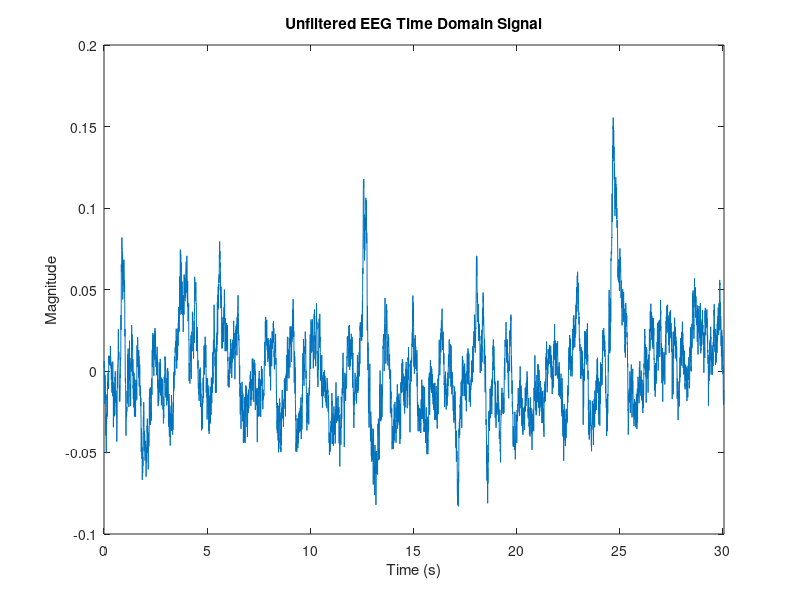

Source code (MATLAB): (Note: this script raises an error after producing the figure.)
%EEG 
%input time domain 

data = load('EEGdata_assignment4.mat');

EEG = data.EEGa4;
Fs = data.Fs;
time = [0.005:1/Fs:length(EEG)*1/Fs];
EEG = EEG';

figure(1)
plot(time, EEG)
title('Unfiltered EEG Time Domain Signal');
xlabel('Time (s)')
ylabel('Magnitude')
xlim([0 30.05]);

[eeg_mag, eeg_ph, eeg_f] = fourier_dt(EEG, Fs, 'half');

figure(2)
plot(eeg_f, eeg_mag)
title('Unfiltered EEG Magnitude Spectrum');
xlabel('Frequency (Hz)')
ylabel('Magnitude')

figure(3)
plot(eeg_f, eeg_ph)
title('Unfiltered EEG Phase Spectrum');
xlabel('Frequency (Hz)')
ylabel('Phase')


%%
%IIR filter
data = load('EEGdata_assignment4.mat');

EEG = data.EEGa4;
Fs = data.Fs;

[eeg_mag_1, eeg_ph_1, eeg_f_1] = fourier_dt(EEG, Fs, 'half');

%zoomed in magnitude spec
figure(1)  
plot(eeg_f_1, eeg_mag_1)
xlabel('Frequency (Hz)')
ylabel('Magnitude')
xlim([58 62])
ylim([0 12e-4])

eeg_filtered = filter (EEG_IIR, EEG);
[eeg_filtered_mag, eeg_filtered_ph, eeg_filtered_f] = fourier_dt(eeg_filtered, Fs, 'half');

time = [0.005:1/Fs:length(EEG)*1/Fs];
eeg_filtered = eeg_filtered';

%fltered time domain
figure(2)
plot(time, eeg_filtered)
title('IIR Filtered EEG Time Domain Signal');
xlabel('Time (s)')
ylabel('Magnitude')
xlim([0 30.05]);

%filtered mag and phase spec
%zoomed
figure(3)
plot(eeg_filtered_f, eeg_filtered_mag)
xlabel('Frequency (Hz)')
ylabel('Magnitude')
xlim([58 62])
ylim([0 12e-4])

%no zoom
figure(4)
plot(eeg_filtered_f, eeg_filtered_mag)
xlabel('Frequency (Hz)')
ylabel('Magnitude')
%xlim([58 62])
%ylim([0 12e-4])
title('IIR Filtered EEG Magnitude Spectrum');

figure(5)
plot(eeg_filtered_f, eeg_filtered_ph)
xlabel('Frequency (Hz)')
ylabel('Phase')
title('IIR Filtered EEG Phase Spectrum');

%%
%FIR

data = load('EEGdata_assignment4.mat');

EEG = data.EEGa4;
Fs = data.Fs;

[eeg_mag_1, eeg_ph_1, eeg_f_1] = fourier_dt(EEG, Fs, 'half');

%zoomed in magnitude spec
figure(1)  
plot(eeg_f_1, eeg_mag_1)
xlabel('Frequency (Hz)')
ylabel('Magnitude')
xlim([58 62])
ylim([0 12e-4])

eeg_filtered = filter (EEG_FIR, EEG);
[eeg_filtered_mag, eeg_filtered_ph, eeg_filtered_f] = fourier_dt(eeg_filtered, Fs, 'half');

time = [0.005:1/Fs:length(EEG)*1/Fs];
eeg_filtered = eeg_filtered';

%fltered time domain
figure(2)
plot(time, eeg_filtered)
title('FIR Filtered EEG Time Domain Signal');
xlabel('Time (s)')
ylabel('Magnitude')
xlim([0 30.05]);

%filtered mag and phase spec
%zoomed
figure(3)
plot(eeg_filtered_f, eeg_filtered_mag)
xlabel('Frequency (Hz)')
ylabel('Magnitude')
xlim([58 62])
ylim([0 12e-4])

%no zoom
figure(4)
plot(eeg_filtered_f, eeg_filtered_mag)
xlabel('Frequency (Hz)')
ylabel('Magnitude')
%xlim([58 62])
%ylim([0 12e-4])
title('FIR Filtered EEG Magnitude Spectrum');

figure(5)
plot(eeg_filtered_f, eeg_filtered_ph)
xlabel('Frequency (Hz)')
ylabel('Phase')
title('FIR Filtered EEG Phase Spectrum');

%% 
%VGRF 
%input time domain 

data = load('VGRFdata_assignment4.mat');

VGRF = data.VGRF;
Fs = data.Fs;
time = [0.005:1/Fs:length(VGRF)*1/Fs];
VGRF = VGRF';

figure(1)
plot(time, VGRF)
xlabel('Time (s)')
ylabel('Magnitude')
title('Unfiltered VGRF Time Domain Signal');
% xlim([0 30.05]);

[VGRF_mag, VGRF_ph, VGRF_f] = fourier_dt(VGRF, Fs, 'half');

figure(2)
plot(VGRF_f, VGRF_mag)
xlabel('Frequency (Hz)')
ylabel('Magnitude')
title('Unfiltered VGRF Magnitude Spectrum');

figure(3)
plot(VGRF_f, VGRF_ph)
xlabel('Frequency (Hz)')
ylabel('Phase')
title('Unfiltered VGRF Phase Spectrum');
%%
%IIR 
data = load('VGRFdata_assignment4.mat');

VGRF = data.VGRF;
Fs = data.Fs;

[VGRF_mag_1, VGRF_ph_1, VGRF_f_1] = fourier_dt(VGRF, Fs, 'half');


VGRF_filtered = filter (VGRF_IIR, VGRF);
[VGRF_filtered_mag, VGRF_filtered_ph, VGRF_filtered_f] = fourier_dt(VGRF_filtered, Fs, 'half');

time = [0.005:1/Fs:length(VGRF)*1/Fs];
% VGRF_filtered = VGRF_filtered';

%fltered time domain
figure(1)
plot(time, VGRF_filtered)
xlabel('Time (s)')
ylabel('Magnitude')
title('IIR Filtered VGRF Time Domain Signal');


%filtered mag and phase spec
figure(2)
plot(VGRF_filtered_f, VGRF_filtered_mag)
xlabel('Frequency (Hz)')
ylabel('Magnitude')
ylim([0 140])
title('IIR Filtered VGRF Magnitude Spectrum');


figure(3)
plot(VGRF_filtered_f, VGRF_filtered_ph)
xlabel('Frequency (Hz)')
ylabel('Phase')
title('IIR Filtered VGRF Phase Spectrum');

%%
%FIR 
data = load('VGRFdata_assignment4.mat');

VGRF = data.VGRF;
Fs = data.Fs;

[VGRF_mag_1, VGRF_ph_1, VGRF_f_1] = fourier_dt(VGRF, Fs, 'half');


VGRF_filtered = filter (VGRF_FIR2, VGRF);
[VGRF_filtered_mag, VGRF_filtered_ph, VGRF_filtered_f] = fourier_dt(VGRF_filtered, Fs, 'half');

time = [0.005:1/Fs:length(VGRF)*1/Fs];
% VGRF_filtered = VGRF_filtered';

%fltered time domain
figure(1)
plot(time, VGRF_filtered)
xlabel('Time (s)')
ylabel('Magnitude')
title('FIR Filtered VGRF Time Domain Signal');


%filtered mag and phase spec
figure(2)
plot(VGRF_filtered_f, VGRF_filtered_mag)
xlabel('Frequency (Hz)')
ylabel('Magnitude')
ylim([0 140])
title('FIR Filtered VGRF Magnitude Spectrum');

figure(3)
plot(VGRF_filtered_f, VGRF_filtered_ph)
xlabel('Frequency (Hz)')
ylabel('Phase')
title('FIR Filtered VGRF Phase Spectrum');
